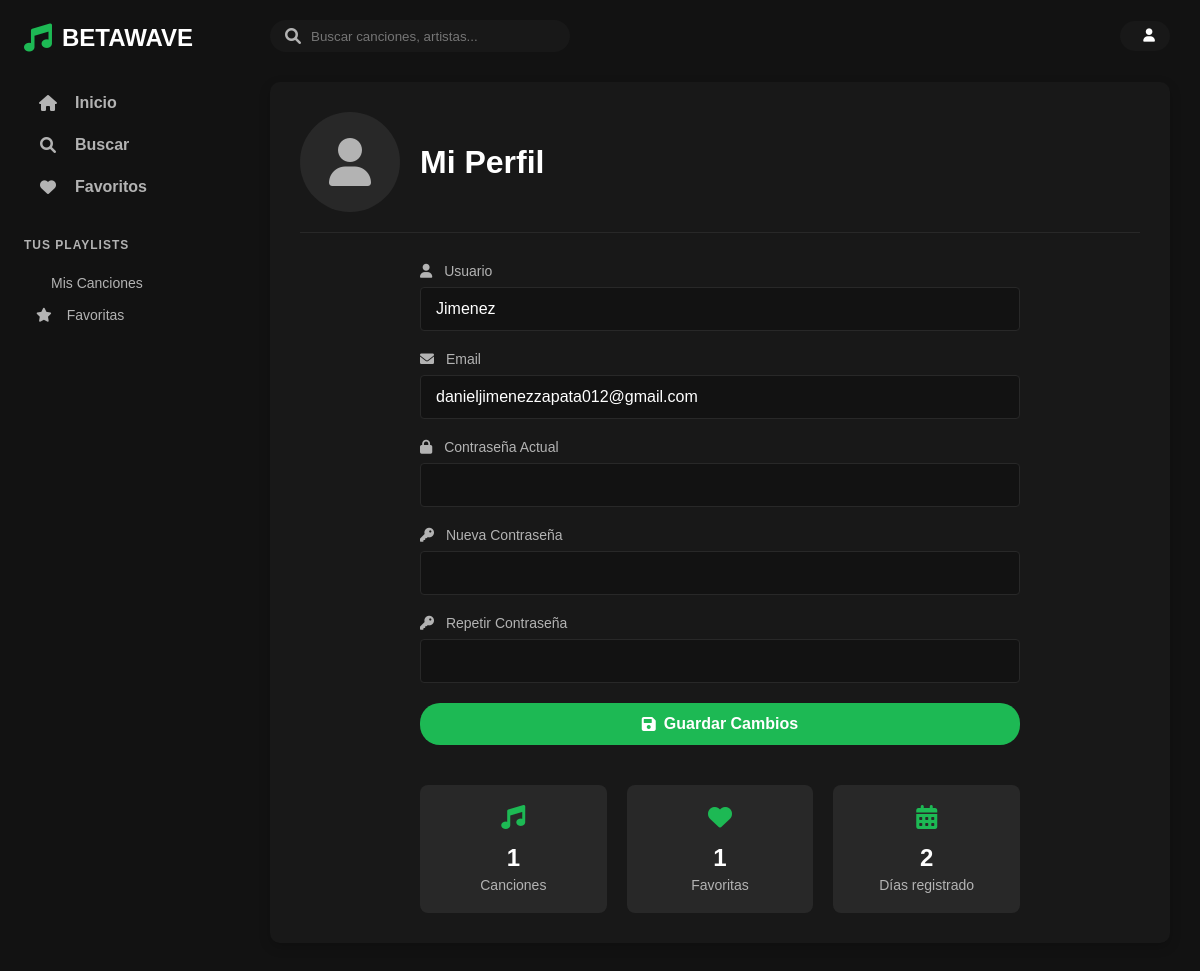
Page /profile (signed in) on the earlier database version.
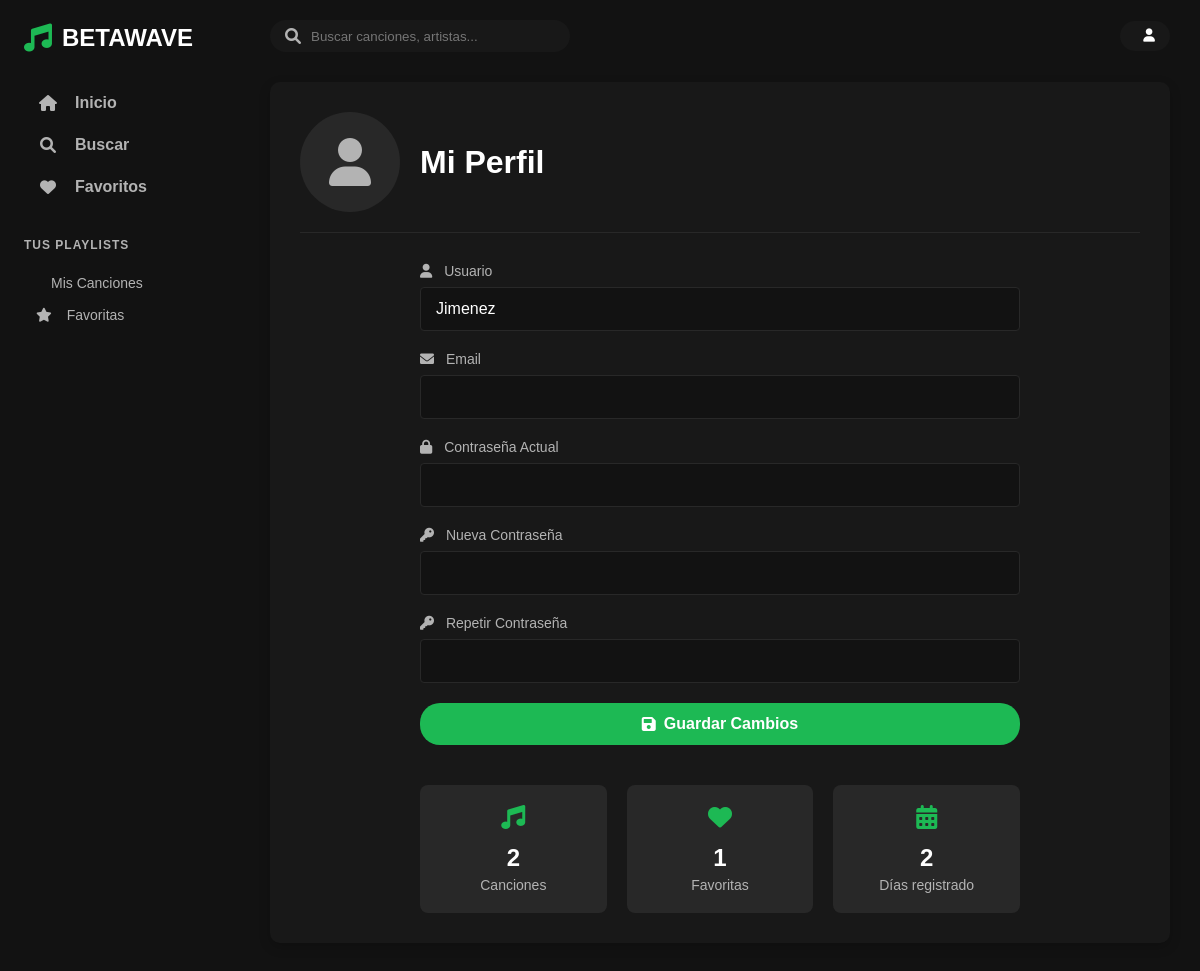
Same page on the later database version.
### tables this page shows
CREATE TABLE users (
        id INTEGER PRIMARY KEY AUTOINCREMENT,
        username TEXT UNIQUE NOT NULL,
        password TEXT NOT NULL,
        email TEXT,
        role TEXT DEFAULT 'user',
        created_at DATETIME
    );

### betawave/app.py (the view, shortened to what this page needs)
@app.route('/profile', methods=['GET', 'POST'])
@login_required
def profile():
    conn = sqlite3.connect('music.db')
    c = conn.cursor()
    c.execute("SELECT username, email FROM users WHERE id = ?", (session['user_id'],))
    user_data = c.fetchone()
    if not user_data:
        flash('Usuario no encontrado', 'error')
        return redirect(url_for('logout'))
    user = {'username': user_data[0], 'email': user_data[1] if user_data[1] else ''}
    c.execute("SELECT COUNT(*) FROM songs WHERE user_id = ?", (session['user_id'],))
    songs_count = c.fetchone()[0]
    c.execute("SELECT COUNT(*) FROM favorites WHERE user_id = ?", (session['user_id'],))
    favorites_count = c.fetchone()[0]
    c.execute("SELECT created_at FROM users WHERE id = ?", (session['user_id'],))
    created_at = c.fetchone()[0]
    if created_at:
        from datetime import datetime
        created_date = datetime.strptime(created_at, '%Y-%m-%d %H:%M:%S')
        days_registered = (datetime.now() - created_date).days
    else:
        days_registered = 0
    conn.close()
    stats = {
        'songs_count': songs_count,
        'favorites_count': favorites_count,
        'days_registered': days_registered
    }
    return render_template('profile.html', user=user, stats=stats)

### betawave/app.py (called while the page is built)
def login_required(f):
    @wraps(f)
    def decorated_function(*args, **kwargs):
        if 'user_id' not in session:
            flash('Debes iniciar sesión para acceder a esta página', 'error')
            return redirect(url_for('login', next=request.url))
        return f(*args, **kwargs)
    return decorated_function

### betawave/templates/profile.html (shortened to what the changed rows need)
<!DOCTYPE html>
<html lang="es">
<head>
    <link rel="stylesheet" href="https://cdnjs.cloudflare.com/ajax/libs/font-awesome/6.0.0/css/all.min.css">
    <link rel="stylesheet" href="/static/css/styles.css">
    <link rel="stylesheet" href="/static/css/profile.css">
</head>
<body>
    <div class="app-container">
        <div class="main-content">
            <div class="profile-container">
                <div class="profile-header">
                    <h1>Mi Perfil</h1>
                </div>
                <div class="profile-content">
                    <form method="POST" class="profile-form">
                        <div class="form-group">
                            <label for="username"><i class="fas fa-user"></i> Usuario</label>
                            <input type="text" id="username" name="username" value="{{ user.username }}" required>
                        </div>
                        <div class="form-group">
                            <label for="email"><i class="fas fa-envelope"></i> Email</label>
                            <input type="email" id="email" name="email" value="{{ user.email }}">
                        </div>
                    </form>
                    <div class="profile-stats">
                        <div class="stat-card">
                            <i class="fas fa-music"></i>
                            <span class="stat-value">{{ stats.songs_count }}</span>
                            <span class="stat-label">Canciones</span>
                        </div>
                    </div>
                </div>
            </div>
        </div>
    </div>
</body>
</html>

Differences in the rows shown:
changed users "Jimenez": email "danieljimenezzapata012@gmail.com" → (not shown)
Other differences:
{{ stats.songs_count }}: "1" → "2"
